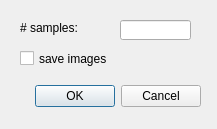
<?xml version="1.0" encoding="UTF-8"?>
<ui version="4.0">
 <class>GenerateSamplesWidget</class>
 <widget class="QDialog" name="Dialog">
  <property name="geometry">
   <rect>
    <x>0</x>
    <y>0</y>
    <width>217</width>
    <height>129</height>
   </rect>
  </property>
  <property name="windowTitle">
   <string>Dialog</string>
  </property>
  <widget class="QWidget" name="layoutWidget">
   <property name="geometry">
    <rect>
     <x>10</x>
     <y>80</y>
     <width>191</width>
     <height>33</height>
    </rect>
   </property>
   <layout class="QHBoxLayout">
    <property name="spacing">
     <number>6</number>
    </property>
    <property name="leftMargin">
     <number>0</number>
    </property>
    <property name="topMargin">
     <number>0</number>
    </property>
    <property name="rightMargin">
     <number>0</number>
    </property>
    <property name="bottomMargin">
     <number>0</number>
    </property>
    <item>
     <spacer>
      <property name="orientation">
       <enum>Qt::Horizontal</enum>
      </property>
      <property name="sizeHint" stdset="0">
       <size>
        <width>131</width>
        <height>31</height>
       </size>
      </property>
     </spacer>
    </item>
    <item>
     <widget class="QPushButton" name="okButton">
      <property name="text">
       <string>OK</string>
      </property>
     </widget>
    </item>
    <item>
     <widget class="QPushButton" name="cancelButton">
      <property name="text">
       <string>Cancel</string>
      </property>
     </widget>
    </item>
   </layout>
  </widget>
  <widget class="QLabel" name="label">
   <property name="geometry">
    <rect>
     <x>20</x>
     <y>20</y>
     <width>61</width>
     <height>16</height>
    </rect>
   </property>
   <property name="text">
    <string># samples:</string>
   </property>
  </widget>
  <widget class="QLineEdit" name="lineEditNumSamples">
   <property name="geometry">
    <rect>
     <x>120</x>
     <y>20</y>
     <width>71</width>
     <height>20</height>
    </rect>
   </property>
  </widget>
  <widget class="QCheckBox" name="checkBoxSaveImages">
   <property name="geometry">
    <rect>
     <x>20</x>
     <y>50</y>
     <width>121</width>
     <height>17</height>
    </rect>
   </property>
   <property name="text">
    <string>save images</string>
   </property>
  </widget>
 </widget>
 <resources/>
 <connections>
  <connection>
   <sender>okButton</sender>
   <signal>clicked()</signal>
   <receiver>Dialog</receiver>
   <slot>accept()</slot>
   <hints>
    <hint type="sourcelabel">
     <x>278</x>
     <y>253</y>
    </hint>
    <hint type="destinationlabel">
     <x>96</x>
     <y>254</y>
    </hint>
   </hints>
  </connection>
  <connection>
   <sender>cancelButton</sender>
   <signal>clicked()</signal>
   <receiver>Dialog</receiver>
   <slot>reject()</slot>
   <hints>
    <hint type="sourcelabel">
     <x>369</x>
     <y>253</y>
    </hint>
    <hint type="destinationlabel">
     <x>179</x>
     <y>282</y>
    </hint>
   </hints>
  </connection>
 </connections>
</ui>
